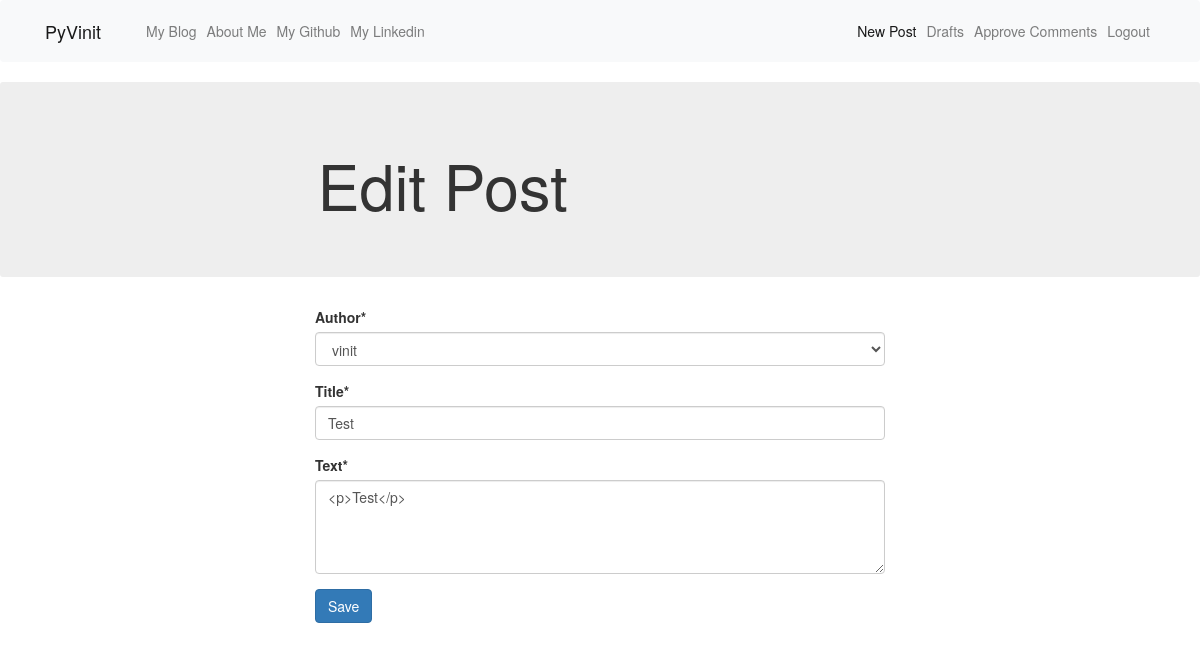
Page /post/6/edit/ (signed in) on the committed database.
### blog/models.py (models this page shows, shortened)
class Post(models.Model):
    author = models.ForeignKey('auth.User', on_delete=models.CASCADE)
    title = models.CharField(max_length=256)
    text = models.TextField()
    create_date = models.DateTimeField(default=timezone.now)
    published_date = models.DateTimeField(blank=True, null=True)

### blog/views.py (the view)
# urls.py: path('post/<int:pk>/edit/', views.PostUpdateView.as_view(), name='post_edit'),
class PostUpdateView(LoginRequiredMixin, UpdateView):
    login_url = '/login/'
    redirect_field_name = 'blog/post_detail.html'
    form_class = PostForm
    model = Post

### blog/forms.py
class PostForm(forms.ModelForm):
    class Meta:
        model = Post
        fields = ('author', 'title', 'text')
        widgets = {
            'title': forms.TextInput(attrs={'class': 'textinputclass'}),
            'text': forms.Textarea(attrs={'rows': 4, 'cols': 15, 'class': 'editable medium-editor-textarea postcontent'}),
        }

### blog/templates/blog/post_form.html (shortened to what this page needs)
{% extends "blog/base.html" %}
{% load crispy_forms_tags %}
{% block body_block %}
<div class="jumbotron">
    <div class="row">
        <div class="col-md-6 col-md-offset-3">
            {% if post.text %}
            <h1>Edit Post</h1>
            {% else %}
            <h1>New Post</h1>
            {% endif %}
        </div>
    </div>
</div>
<div class="col-md-6 col-md-offset-3">
    <form method="POST" novalidate>
        <div class="form-group">
            {{form|crispy}}
            <button type="submit" class="btn btn-primary">Save</button>
        </div>
    </form>
</div>
{% endblock %}

### rows in the picture
Post: author "vinit", title "Test", text "<p>Test</p>"
